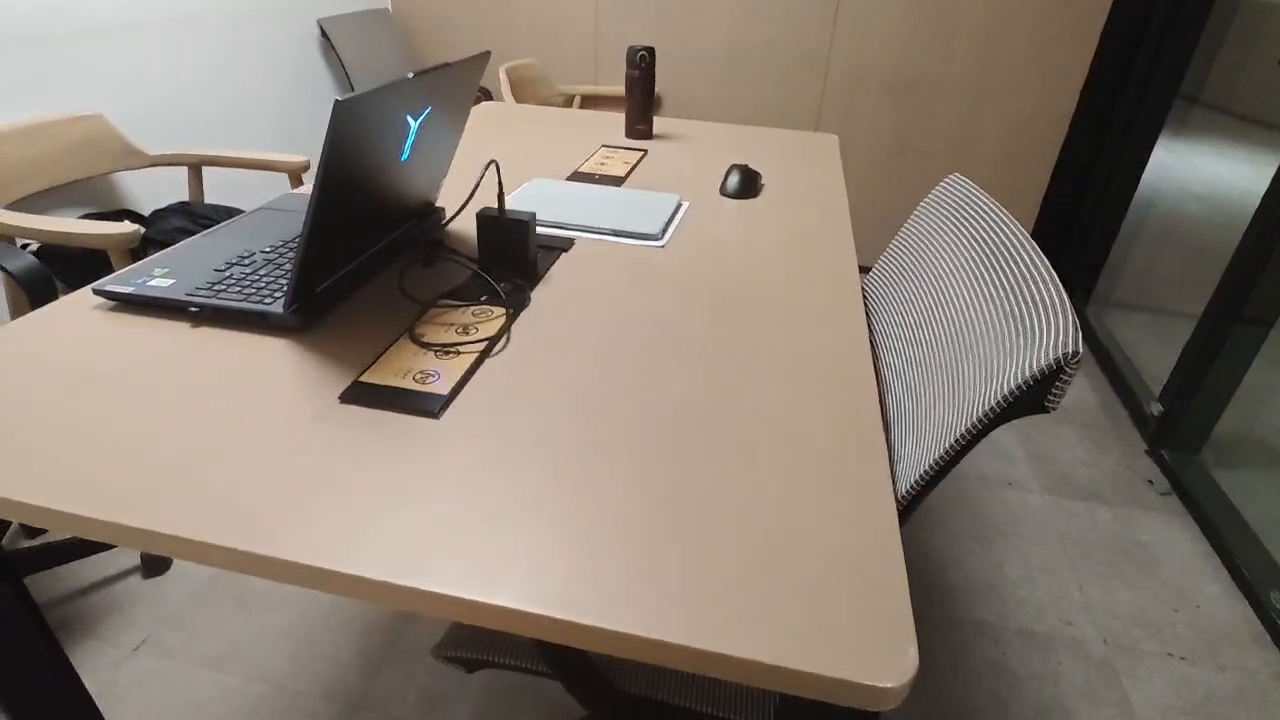
#> input picture OpenRoom3D/data/processed/desk02/images/frame_00001.png, 1280 x 720 px; its folder holds 4 pictures in this run
$ python d3.py   (older library calls are emulated)
#> lines starting #> are read from the running program, lines starting #| are printed output that depends on the picture
import cv2, numpy as np, glob, json
from PIL import Image
fs=sorted(glob.glob("../../data/processed/desk02/images/*.png"))
L=[];B=[]
for f in fs:
    g=cv2.imread(f,0);L.append(cv2.Laplacian(g,cv2.CV_64F).var());B.append(g.mean())
#> after `g = cv2.imread(f, 0)`:
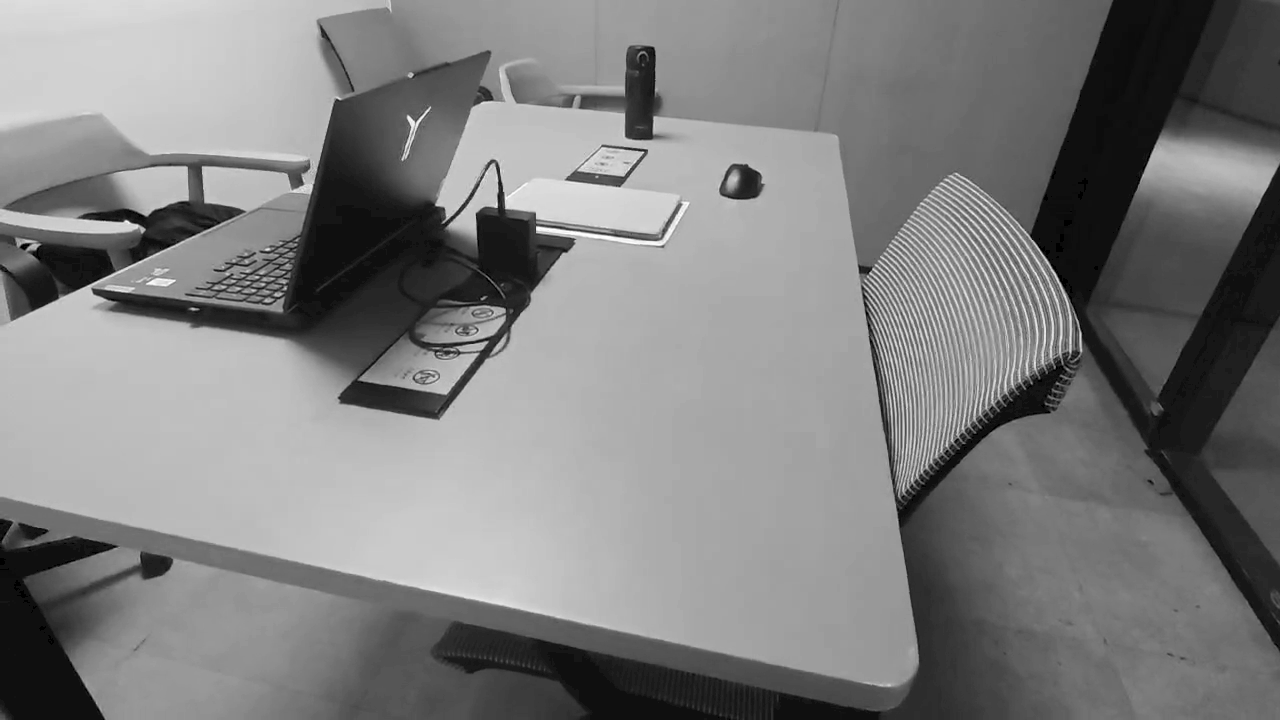
#> g: shape (720, 1280); min 0, max 255, mean 126.4
#> pass 2 of the loop `for f in fs:`:
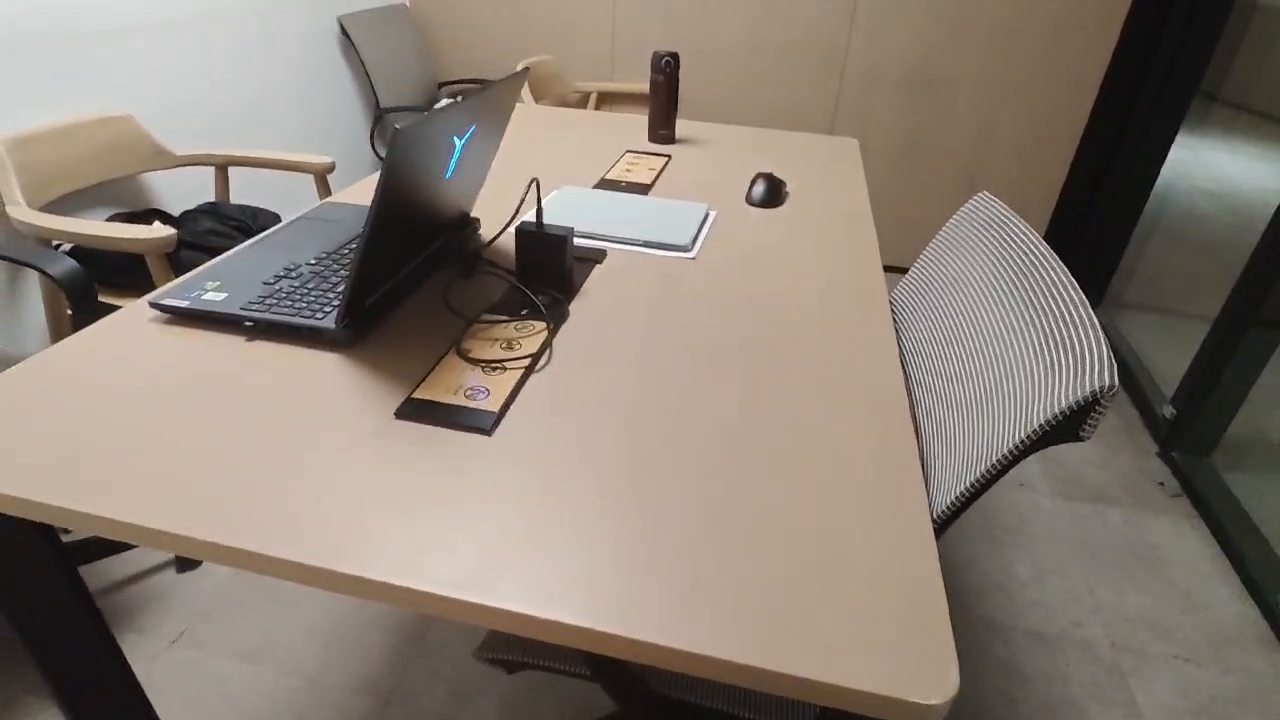
#> input picture OpenRoom3D/data/processed/desk02/images/frame_00002.png, 1280 x 720 px
#> `g = cv2.imread(f, 0)`:
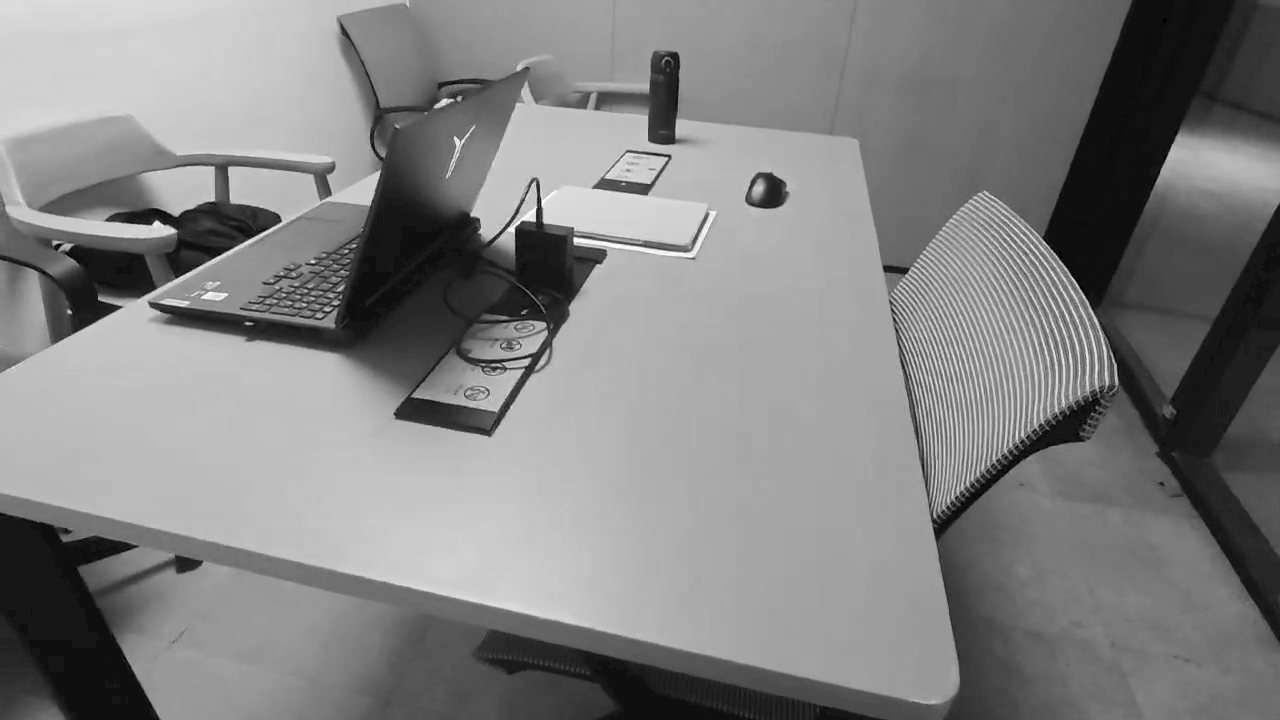
#> g: shape (720, 1280); min 0, max 255, mean 129.6
#> pass 3 of the loop `for f in fs:`:
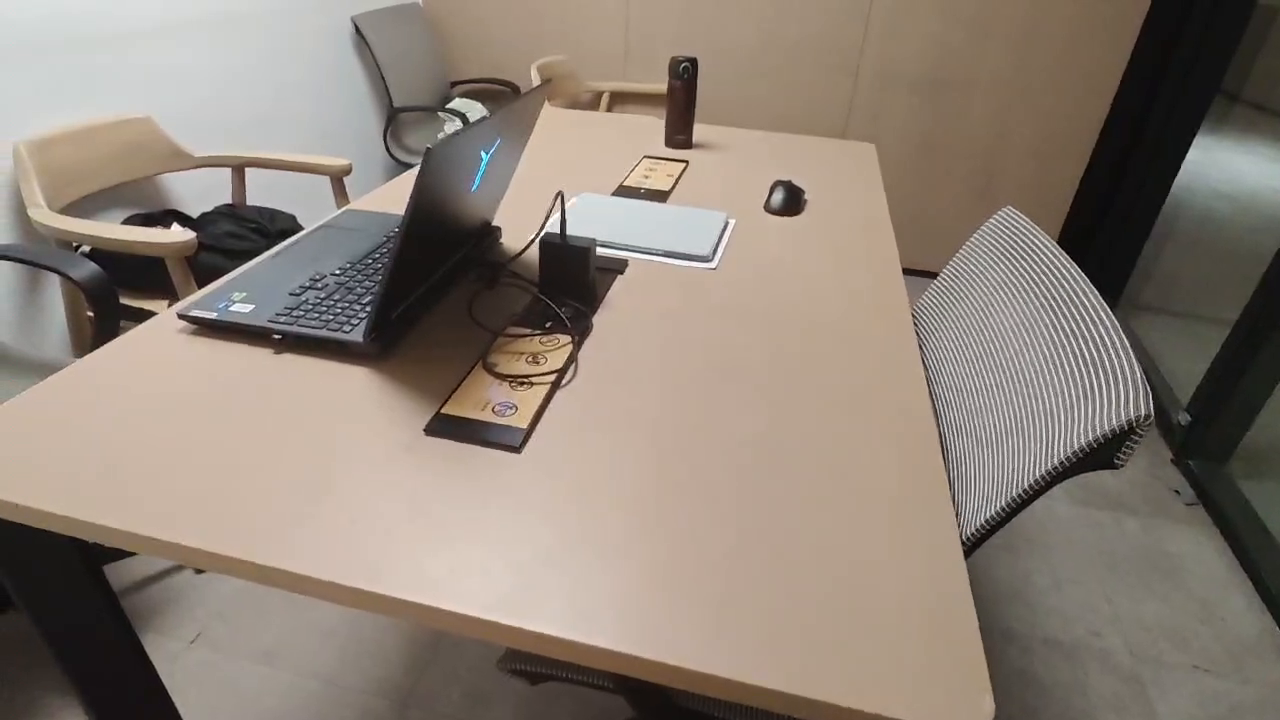
#> input picture OpenRoom3D/data/processed/desk02/images/frame_00003.png, 1280 x 720 px
#> `g = cv2.imread(f, 0)`:
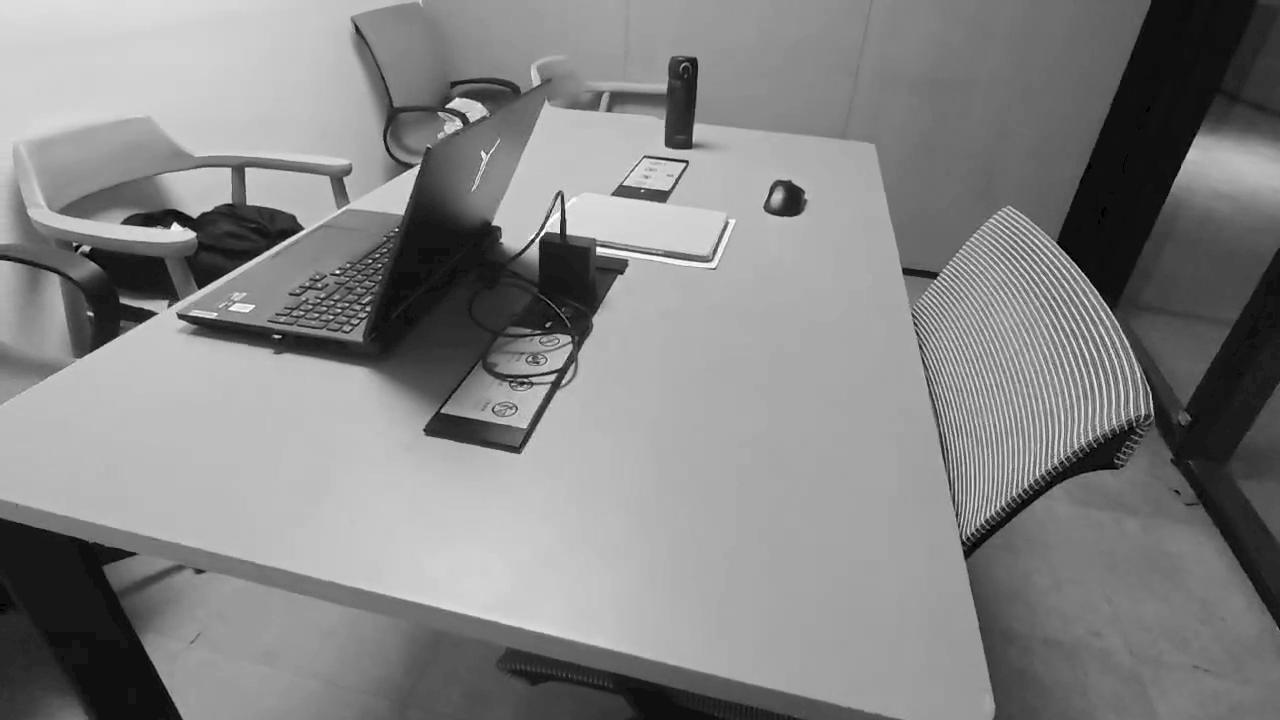
#> g: shape (720, 1280); min 0, max 255, mean 132.4
#> the loop made 4 passes; the first 3 are shown
L=np.array(L);B=np.array(B)
print("n",len(fs),"shape",cv2.imread(fs[0]).shape)
#| n 4 shape (720, 1280, 3)
print("laplacian var q10/50/90",np.quantile(L,[.1,.5,.9]).round(1),"min",L.min().round(1),"worst frames",[fs[i][-9:-4] for i in L.argsort()[:8]])
print("brightness min/med/max",B.min().round(1),np.median(B).round(1),B.max().round(1))
#> (the run stopped early here; a loop or call above may not have finished)
